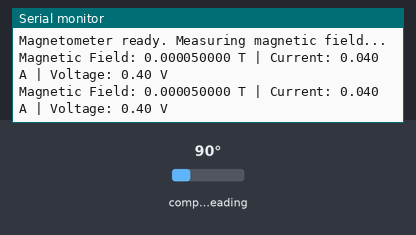
Bench run of a sketch on a simulated Arduino Uno, built with avr-gcc and run on an emulated ATmega328P. Shown: the last lines printed to the serial monitor. The test bench sets the inputs (shaded band); at power-on: compass heading 90°.

Above: at 1.8 s.
1.9 s: compass heading set to 7°
At 2.6 s:
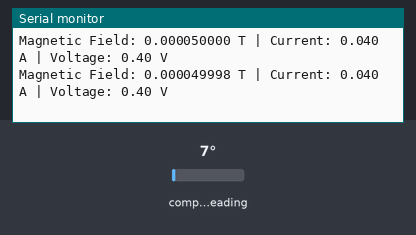
3.4 s: compass heading set to 269°
At 4.4 s:
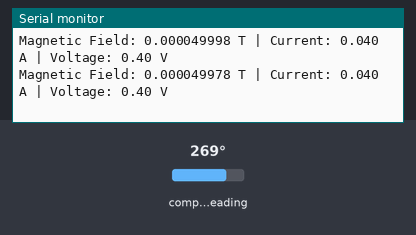
Timing chart, 0 to 6.4 s (numbered marks = the images above; inputs shaded):
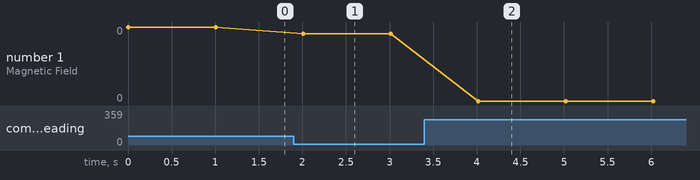

Measured:
- after the input at 1.9 s, the serial monitor: prints a new line after 0.11 s (image 1)
- after the input at 3.4 s, the serial monitor: prints a new line after 0.62 s (image 2)
- plotted number 1: 0 → 0 after the input at 1.9 s, 0 → 0 after the input at 3.4 s

The sketch:

code1.ino
```cpp
#include <Wire.h>
#include <Adafruit_Sensor.h>
#include <Adafruit_HMC5883_U.h>


Adafruit_HMC5883_Unified mag = Adafruit_HMC5883_Unified(12345);

const float coilRadius = 0.05;
const int turns = 100;
const float coilResistance = 10.0;

const float mu0 = 4 * M_PI * 1e-7;

void setup() {
  Serial.begin(115200);

  if (!mag.begin()) {
    Serial.println("Magnetometer not detected. Check wiring!");
    while (1);
  }

  Serial.println("Magnetometer ready. Measuring magnetic field...");
}

void loop() {
  sensors_event_t event;
  mag.getEvent(&event);

  float B = sqrt(event.magnetic.x * event.magnetic.x +
                 event.magnetic.y * event.magnetic.y +
                 event.magnetic.z * event.magnetic.z) * 1e-6;

  float current = (2 * coilRadius * B) / (mu0 * turns);

  float voltage = current * coilResistance;

  Serial.print("Magnetic Field: ");
  Serial.print(B, 9);
  Serial.print(" T | Current: ");
  Serial.print(current, 3);
  Serial.print(" A | Voltage: ");
  Serial.print(voltage, 2);
  Serial.println(" V");

  delay(1000); // 1 second update
}
```
